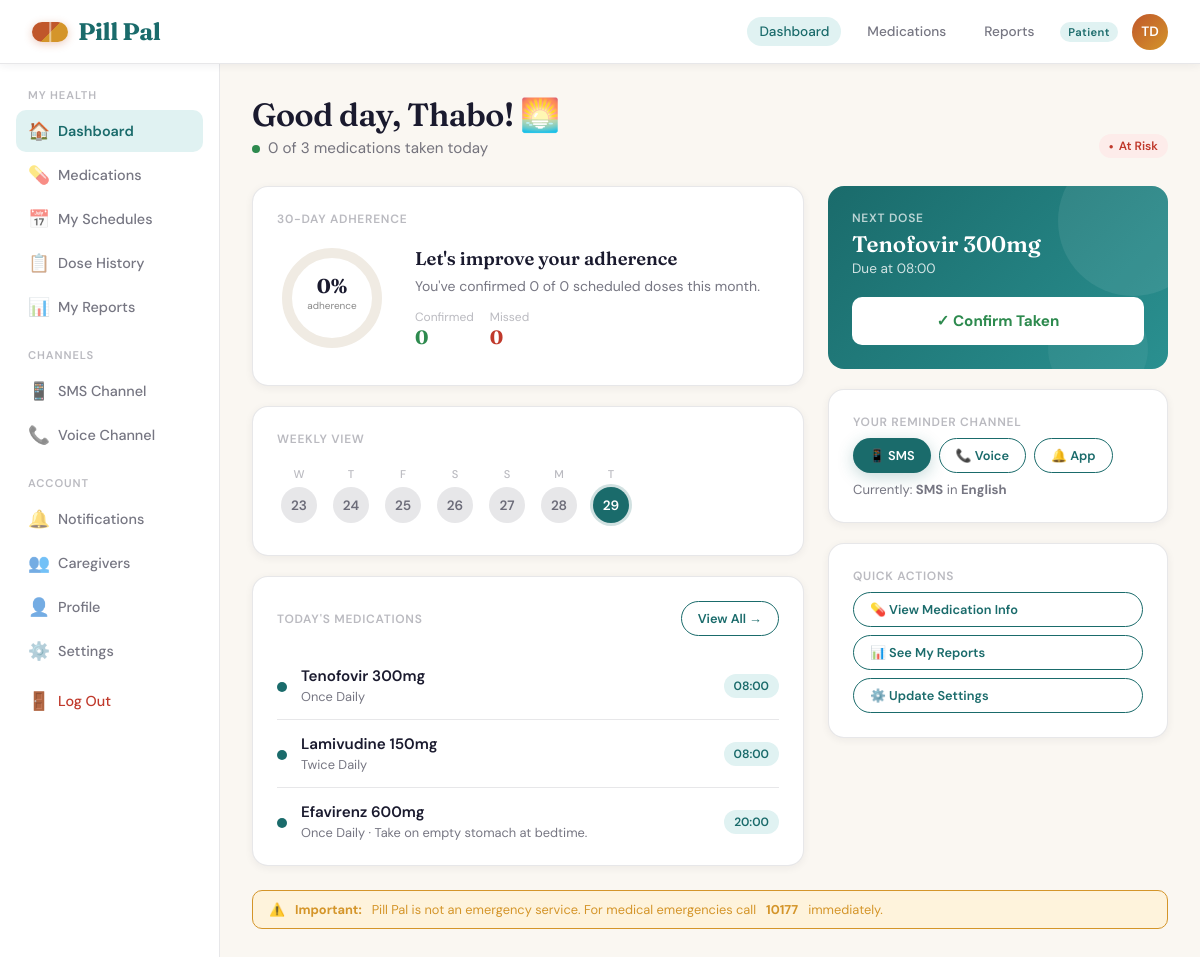
Page /dashboard/ (signed in) on the committed database.
### accounts/models.py (models this page shows, shortened)
class User(AbstractUser):
    ROLE_CHOICES = [
        ('patient', 'Patient'),
        ('caregiver', 'Caregiver'),
        ('clinic_admin', 'Clinic Admin'),
        ('chw', 'Community Health Worker'),
    ]
    CHANNEL_CHOICES = [
        ('sms', 'SMS'),
        ('voice', 'Voice Call'),
        ('app', 'App Push Notification'),
    ]
    LANGUAGE_CHOICES = [
        ('en', 'English'),
        ('zu', 'isiZulu'),
        ('xh', 'isiXhosa'),
        ('st', 'Sesotho'),
        ('tn', 'Setswana'),
    ]
    role = models.CharField(max_length=20, choices=ROLE_CHOICES, default='patient')
    phone_number = models.CharField(max_length=20, blank=True)
    date_of_birth = models.DateField(null=True, blank=True)
    language_preference = models.CharField(max_length=5, choices=LANGUAGE_CHOICES, default='en')
    channel_preference = models.CharField(max_length=10, choices=CHANNEL_CHOICES, default='sms')
    clinic = models.ForeignKey('core.Clinic', on_delete=models.SET_NULL, null=True, blank=True, related_name='users')
    notif_reminders = models.BooleanField(default=True)
    notif_refill = models.BooleanField(default=True)
    notif_broadcasts = models.BooleanField(default=True)
    notif_weekly = models.BooleanField(default=False)
    notif_caregiver_alerts = models.BooleanField(default=True)
    @property
    def initials(self):
        parts = self.get_full_name().split()
        return ''.join(p[0] for p in parts[:2]).upper() if parts else self.username[:2].upper()

### medications/models.py (models this page shows, shortened)
class MedicationSchedule(models.Model):
    FREQUENCY_CHOICES = [
        ('once_daily', 'Once Daily'),
        ('twice_daily', 'Twice Daily'),
        ('three_daily', 'Three Times Daily'),
        ('weekly', 'Weekly'),
    ]
    patient = models.ForeignKey(settings.AUTH_USER_MODEL, on_delete=models.CASCADE, related_name='schedules')
    medication = models.ForeignKey(Medication, on_delete=models.CASCADE)
    dosage = models.CharField(max_length=100)
    frequency = models.CharField(max_length=20, choices=FREQUENCY_CHOICES, default='once_daily')
    scheduled_time_1 = models.TimeField()
    scheduled_time_2 = models.TimeField(null=True, blank=True)
    special_instructions = models.TextField(blank=True)
    is_active = models.BooleanField(default=True)
    start_date = models.DateField()
    end_date = models.DateField(null=True, blank=True)
    supply_days = models.IntegerField(default=30)

class Medication(models.Model):
    generic_name = models.CharField(max_length=200)
    brand_name = models.CharField(max_length=200, blank=True)
    drug_class = models.CharField(max_length=200, blank=True)
    description = models.TextField()
    how_to_take = models.TextField()
    side_effects = models.TextField()
    missed_dose_instructions = models.TextField()
    pill_color = models.CharField(max_length=50, default='#2A9090,#1A6B6B')

### core/views.py (the view, shortened to what this page needs)
# urls.py: path('dashboard/', views.dashboard, name='dashboard'),
@login_required
def dashboard(request):
    user = request.user
    context = {'user': user}
    if user.role == 'patient':
        schedules = MedicationSchedule.objects.filter(patient=user, is_active=True).select_related('medication')
        today = date.today()
        today_logs = DoseLog.objects.filter(patient=user, scheduled_datetime__date=today).select_related('schedule__medication')
        confirmed_today = today_logs.filter(status='confirmed').count()
        total_today = today_logs.count() or schedules.count()
        thirty_ago = timezone.now() - timedelta(days=30)
        all_logs = DoseLog.objects.filter(patient=user, scheduled_datetime__gte=thirty_ago)
        total = all_logs.count()
        confirmed = all_logs.filter(status='confirmed').count()
        missed = total - confirmed
        adherence_pct = round((confirmed / total * 100) if total else 0)
        streak = 0
        check = today
        while True:
            day_logs = DoseLog.objects.filter(patient=user, scheduled_datetime__date=check)
            if day_logs.exists() and not day_logs.filter(status='missed').exists():
                streak += 1
                check -= timedelta(days=1)
            else:
                break
        cal_days = []
        for i in range(6, -1, -1):
            d = today - timedelta(days=i)
            day_logs = DoseLog.objects.filter(patient=user, scheduled_datetime__date=d)
            if i == 0:
                status = 'today'
            elif day_logs.filter(status='missed').exists():
                status = 'missed'
            elif day_logs.filter(status='confirmed').exists():
                status = 'confirmed'
            else:
                status = 'upcoming'
            cal_days.append({'date': d, 'status': status, 'day_abbr': d.strftime('%a')[0]})
        next_dose = schedules.first() if schedules.exists() else None
        caregiver_links = CaregiverPatient.objects.filter(patient=user, approved=True).select_related('caregiver')
        context.update({
            'schedules': schedules,
            'today_logs': today_logs,
            'confirmed_today': confirmed_today,
            'total_today': total_today,
            'adherence_pct': adherence_pct,
            'confirmed_30': confirmed,
            'missed_30': missed,
            'cal_days': cal_days,
            'streak': streak,
            'next_dose': next_dose,
            'caregiver_links': caregiver_links,
        })
    return render(request, 'core/dashboard.html', context)

### core/templates/core/dashboard.html (shortened to what this page needs)
{% extends 'core/base.html' %}
{% block content %}
{% if user.role == 'patient' %}
<div class="page-header">
  <div class="header-row">
    <div>
      <h1>Good day, {{ user.first_name }}! 🌅</h1>
      <p class="subtitle"><span class="live-dot"></span>&nbsp;
        {{ confirmed_today }} of {{ total_today }} medication{{ total_today|pluralize }} taken today</p>
    </div>
    {% if adherence_pct >= 80 %}<span class="badge badge-green badge-dot">On Track</span>
    {% elif adherence_pct >= 60 %}<span class="badge badge-amber badge-dot">Needs Attention</span>
    {% else %}<span class="badge badge-red badge-dot">At Risk</span>{% endif %}
  </div>
</div>
<div class="grid-main">
  <div>
    <div class="card mb-20">
      <div class="card-label">30-Day Adherence</div>
      <div style="display:flex;align-items:center;gap:28px;padding:8px 0;">
        <svg width="110" height="110" viewBox="0 0 110 110" style="flex-shrink:0;">
          <circle cx="55" cy="55" r="45" fill="none" stroke="#F0EBE3" stroke-width="10"/>
          <circle cx="55" cy="55" r="45" fill="none" stroke="var(--teal)" stroke-width="10"
            stroke-linecap="round"
            stroke-dasharray="283"
            stroke-dashoffset="{{ adherence_pct|default:0|floatformat:0 }}"
            style="stroke-dashoffset:calc(283 - 283*{{ adherence_pct }}/100)"
            transform="rotate(-90 55 55)"/>
          <text x="55" y="50" text-anchor="middle" font-family="Fraunces,serif" font-size="20" font-weight="700" fill="#1A1A2E">{{ adherence_pct }}%</text>
          <text x="55" y="66" text-anchor="middle" font-family="DM Sans,sans-serif" font-size="10" fill="#888">adherence</text>
        </svg>
        <div>
          <h2 style="font-family:'Fraunces',serif;font-size:1.15rem;font-weight:600;margin-bottom:6px;">
            {% if adherence_pct >= 85 %}Strong progress this month!
            {% elif adherence_pct >= 70 %}Good effort — keep going!
            {% else %}Let's improve your adherence{% endif %}
          </h2>
          <p style="font-size:.875rem;color:var(--ink-60);line-height:1.5;">
            You've confirmed {{ confirmed_30 }} of {{ confirmed_30|add:missed_30 }} scheduled doses this month.
          </p>
          <div style="margin-top:12px;display:flex;gap:16px;">
            <div><div class="text-xs">Confirmed</div><div class="bold font-display" style="color:var(--green);font-size:1.2rem;">{{ confirmed_30 }}</div></div>
            <div><div class="text-xs">Missed</div><div class="bold font-display" style="color:var(--red);font-size:1.2rem;">{{ missed_30 }}</div></div>
          </div>
        </div>
      </div>
    </div>
    <div class="card mb-20">
      <div class="flex-between mb-16">
        <div class="card-label" style="margin:0;">Weekly View</div>
      </div>
      <div class="cal-strip">
        {% for day in cal_days %}
        <div class="cal-day {{ day.status }}">
          <div class="cal-day-label">{{ day.day_abbr }}</div>
          <div class="cal-day-num">{{ day.date.day }}</div>
        </div>
        {% endfor %}
      </div>
    </div>
    <div class="card">
      <div class="flex-between mb-16">
        <div class="card-label" style="margin:0;">Today's Medications</div>
        <a href="{% url 'medications' %}" class="btn btn-ghost btn-sm">View All →</a>
      </div>
      {% if schedules %}
        {% for s in schedules %}
        <div class="med-item">
          <div class="med-dot" style="background:{% if today_logs %}var(--green){% else %}var(--teal){% endif %}"></div>
          <div style="flex:1;">
            <div class="med-name">{{ s.medication.generic_name }} {{ s.dosage }}</div>
            <div class="med-detail">{{ s.get_frequency_display }}
              {% if s.special_instructions %} · {{ s.special_instructions|truncatechars:40 }}{% endif %}</div>
          </div>
          <span class="badge badge-teal">{{ s.scheduled_time_1|time:"H:i" }}</span>
        </div>
        {% endfor %}
      {% else %}
        <p class="text-sm" style="text-align:center;padding:20px 0;">No medications scheduled. Contact your clinic.</p>
      {% endif %}
    </div>
  </div>
  <div>
    <div class="action-card mb-20">
      {% if schedules %}
        {% with schedules.0 as next_s %}
        <div class="ac-label">Next Dose</div>
        <div class="ac-title">{{ next_s.medication.generic_name }} {{ next_s.dosage }}</div>
        <div class="ac-sub">Due at {{ next_s.scheduled_time_1|time:"H:i" }}
          {% if next_s.special_instructions %} · {{ next_s.special_instructions|truncatechars:30 }}{% endif %}</div>
        {% endwith %}
        <button class="btn-confirm-white" id="confirm-btn" onclick="confirmDose(this)">
          ✓ Confirm Taken
        </button>
      {% else %}
        <div class="ac-label">All Done!</div>
        <div class="ac-title">No doses pending 🎉</div>
        <div class="ac-sub">Great job keeping up with your medication.</div>
      {% endif %}
    </div>
    <div class="card mb-20">
      <div class="card-label">Your Reminder Channel</div>
      <div style="display:flex;gap:8px;flex-wrap:wrap;margin-top:8px;">
        <a href="{% url 'sms_simulator' %}" class="btn {% if user.channel_preference == 'sms' %}btn-primary{% else %}btn-ghost{% endif %} btn-sm">📱 SMS</a>
        <a href="{% url 'voice_channel' %}" class="btn {% if user.channel_preference == 'voice' %}btn-primary{% else %}btn-ghost{% endif %} btn-sm">📞 Voice</a>
        <span class="btn {% if user.channel_preference == 'app' %}btn-primary{% else %}btn-ghost{% endif %} btn-sm">🔔 App</span>
      </div>
      <div class="text-sm mt-8">
        Currently: <strong>{{ user.get_channel_preference_display }}</strong> in <strong>{{ user.get_language_preference_display }}</strong>
      </div>
    </div>
    <div class="card">
      <div class="card-label">Quick Actions</div>
      <div style="display:flex;flex-direction:column;gap:8px;margin-top:8px;">
        <a href="{% url 'medications' %}" class="btn btn-ghost btn-sm" style="justify-content:flex-start;">💊 View Medication Info</a>
        <a href="{% url 'reports' %}" class="btn btn-ghost btn-sm" style="justify-content:flex-start;">📊 See My Reports</a>
        <a href="{% url 'settings' %}" class="btn btn-ghost btn-sm" style="justify-content:flex-start;">⚙️ Update Settings</a>
      </div>
    </div>
  </div>
</div>
<div class="emergency-banner">
  ⚠️ <strong>Important:</strong> Pill Pal is not an emergency service. For medical emergencies call <strong>10177</strong> immediately.
</div>
{% endif %}
{% endblock %}

### core/templates/core/base.html (shortened to what this page needs)
<!DOCTYPE html>
<html lang="en">
<head>
{% load static %}
</head>
<body>
{% if user.is_authenticated %}
<header class="topbar">
  <a href="{% url 'landing' %}" class="logo"><span class="logo-pill"></span>Pill Pal</a>
  <div class="topbar-right">
    <a href="{% url 'dashboard' %}" class="nav-link {% if request.resolver_match.url_name == 'dashboard' %}active{% endif %}">Dashboard</a>
    {% if user.role == 'patient' %}
    <a href="{% url 'medications' %}" class="nav-link {% if request.resolver_match.url_name == 'medications' %}active{% endif %}">Medications</a>
    <a href="{% url 'reports' %}" class="nav-link {% if request.resolver_match.url_name == 'reports' %}active{% endif %}">Reports</a>
    {% endif %}
    <span class="role-badge">{{ user.get_role_display }}</span>
    <a href="{% url 'settings' %}" class="avatar" title="{{ user.get_full_name }}">{{ user.initials }}</a>
  </div>
</header>
<div class="app-layout">
  <aside class="sidebar">
    {% if user.role == 'patient' %}
    <div class="nav-section-label">My Health</div>
    <a href="{% url 'dashboard' %}" class="nav-item {% if request.resolver_match.url_name == 'dashboard' %}active{% endif %}"><span class="nav-icon">🏠</span>Dashboard</a>
    <a href="{% url 'medications' %}" class="nav-item {% if request.resolver_match.url_name in 'medications,medication_detail' %}active{% endif %}"><span class="nav-icon">💊</span>Medications</a>
    <a href="{% url 'schedule_list' %}" class="nav-item {% if request.resolver_match.url_name == 'schedule_list' %}active{% endif %}"><span class="nav-icon">📅</span>My Schedules</a>
    <a href="{% url 'dose_history' %}" class="nav-item {% if request.resolver_match.url_name == 'dose_history' %}active{% endif %}"><span class="nav-icon">📋</span>Dose History</a>
    <a href="{% url 'reports' %}" class="nav-item {% if request.resolver_match.url_name == 'reports' %}active{% endif %}"><span class="nav-icon">📊</span>My Reports</a>
    <div class="nav-section-label">Channels</div>
    <a href="{% url 'sms_simulator' %}" class="nav-item {% if request.resolver_match.url_name == 'sms_simulator' %}active{% endif %}"><span class="nav-icon">📱</span>SMS Channel</a>
    <a href="{% url 'voice_channel' %}" class="nav-item {% if request.resolver_match.url_name == 'voice_channel' %}active{% endif %}"><span class="nav-icon">📞</span>Voice Channel</a>
    <div class="nav-section-label">Account</div>
    <a href="{% url 'notifications' %}" class="nav-item {% if request.resolver_match.url_name == 'notifications' %}active{% endif %}"><span class="nav-icon">🔔</span>Notifications</a>
    <a href="{% url 'caregiver_management' %}" class="nav-item {% if request.resolver_match.url_name == 'caregiver_management' %}active{% endif %}"><span class="nav-icon">👥</span>Caregivers</a>
    <a href="{% url 'profile' %}" class="nav-item {% if request.resolver_match.url_name == 'profile' %}active{% endif %}"><span class="nav-icon">👤</span>Profile</a>
    <a href="{% url 'settings' %}" class="nav-item {% if request.resolver_match.url_name == 'settings' %}active{% endif %}"><span class="nav-icon">⚙️</span>Settings</a>
    {% endif %}
    <a href="{% url 'logout' %}" class="nav-item" style="color:var(--red)"><span class="nav-icon">🚪</span>Log Out</a>
  </aside>
  <main class="main-content fade-in">
    {% block content %}{% endblock %}
  </main>
</div>
{% else %}
{% block public_content %}{% endblock %}
{% endif %}
</body>
</html>

### rows in the picture
User: role "Patient", initials "TD", first_name "Thabo", channel_preference "SMS", language_preference "English"
MedicationSchedule: medication.generic_name "Tenofovir", dosage "300mg", frequency "Once Daily", scheduled_time_1 "08:00"
MedicationSchedule: medication.generic_name "Lamivudine", dosage "150mg", frequency "Twice Daily", scheduled_time_1 "08:00"
MedicationSchedule: medication.generic_name "Efavirenz", dosage "600mg", frequency "Once Daily", special_instructions "Take on empty stomach at bedtime.", scheduled_time_1 "20:00"

### other values in the picture
{{ confirmed_today }} "0"
{{ total_today }} "3"
{{ adherence_pct }} "0"
{{ confirmed_30 }} "0"
{{ confirmed_30|add:missed_30 }} "0"
{{ missed_30 }} "0"
{{ day.day_abbr }} "W" "T" "F" "S" "S" "M" "T"
{{ day.date.day }} "23" "24" "25" "26" "27" "28" "29"
